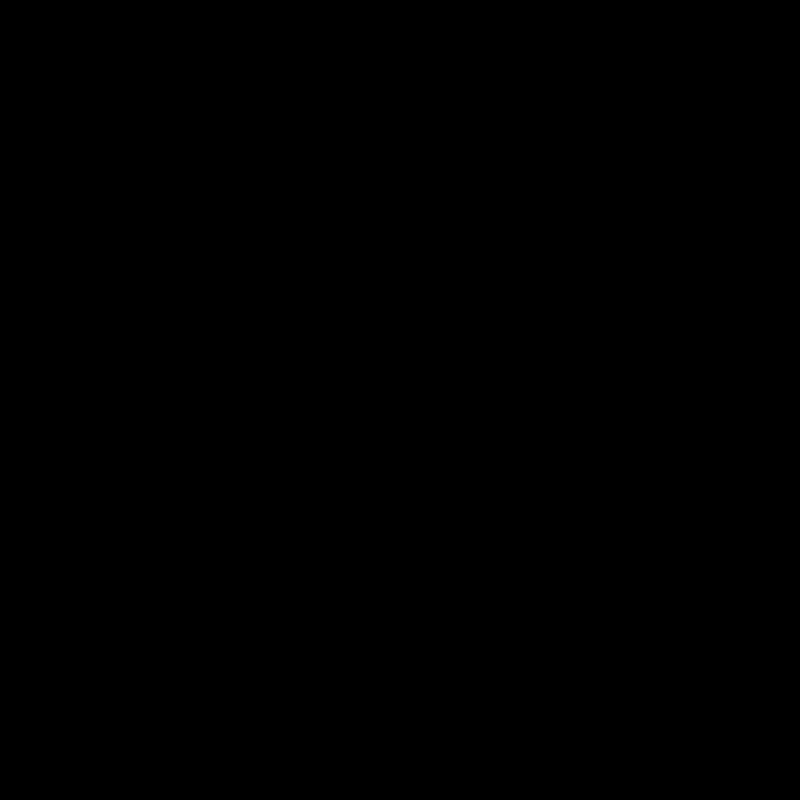
Frame 1 (no input)
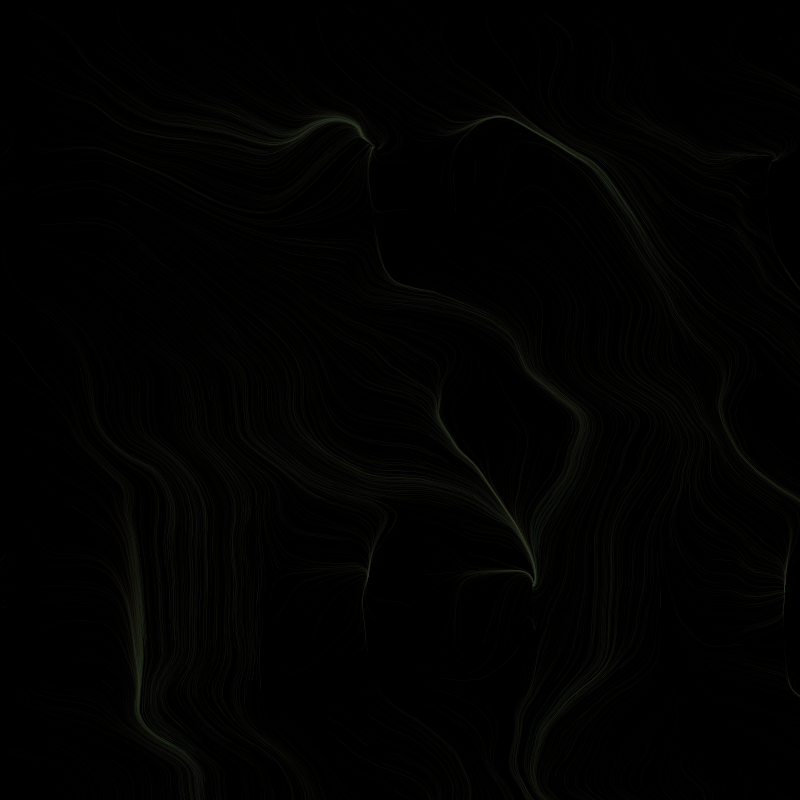
Frame 60 (the mouse pressed at the canvas centre just before this capture)
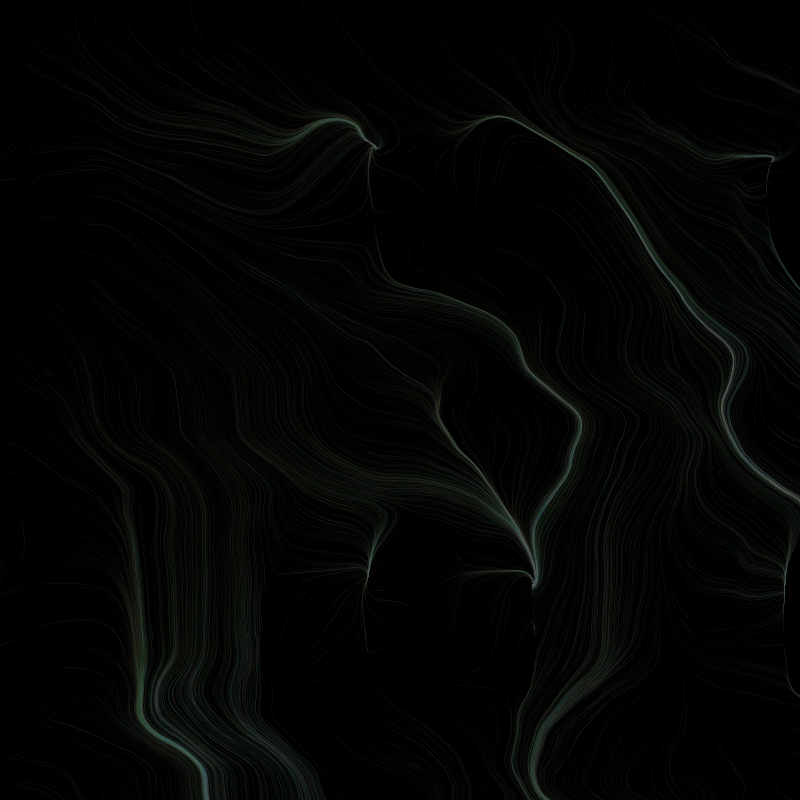
Frame 120 (the mouse held since frame 60 and released just before this capture)

The Processing sketch that drew these frames (run headless with seeded random() and noise(); from frame 60 on, the mouse is pressed at the canvas centre):

// Processing sketch: waves
// ── waves.pde
/**
 Input sketch 04
 
 This code is a processing-java version of Teng Robin's "Waves" (November 18th 2018)
 Available here: https://openprocessing.org/sketch/1744608
 */

int __nmobiles = 4000; // min:1000 max:20000
Mobile[] mobiles;

float __noisescale = 0.08; // min:0.05 max:0.1

float a1, a2, a3, a4, a5;
float __amax = 2; // min:0.5 max:3
int __colorMin = 50; // min:0 max:50
int __colorMax = 360; // min:50 max:360

void setup() {
  size(800, 800);
  background(0);
  noFill();
  colorMode(HSB, 360, 255, 255, 255);
  strokeWeight(0.1);
  reset();
}

void reset() {
  noiseDetail(int(random(1, 5)));
  a1 = random(1, __amax);
  a2 = random(1, __amax);
  a3 = random(1, __amax);
  a4 = random(1, __amax);
  a5 = 10;
  mobiles = new Mobile[__nmobiles];
  for (int i = 0; i < __nmobiles; i++) {
    mobiles[i] = new Mobile(i);
  }
}

void draw() {
  for (int i = 0; i < __nmobiles; i++) {
    mobiles[i].run();
  }
}

class Mobile {
  int index;
  PVector velocity;
  PVector acceleration;
  PVector position0;
  PVector position;
  float trans;
  float hu;
  float sat;
  float bri;

  Mobile(int index) {
    this.index = index;
    this.velocity = new PVector(200, 200, 200);
    this.acceleration = new PVector(200, 200, 200);
    this.position0 = new PVector(random(0, width), random(0, height), random(0, sin(height)));
    this.position = this.position0.copy();
    this.trans = random(__colorMin, __colorMax);
    this.hu = (noise(a1*cos(PI*this.position.x/width), a1*sin(PI*this.position.y/height)) * 720) % random(360);
    this.sat = noise(a2*sin(PI*this.position.x/width), a2*sin(PI*this.position.y/height)) * 255;
    this.bri = noise(a3*cos(PI*this.position.x/width), a3*cos(PI*this.position.y/height)) * 255;
  }

  void run() {
    update();
    display();
  }

  void update() {
    this.velocity.set(1 - 2 * noise(a4 + a2 * sin(TWO_PI * this.position.x / width),
      a4 + a2 * sin(TWO_PI * this.position.y / height)),
      1 - 2 * noise(a2 + a3 * cos(TWO_PI * this.position.x / width),
      a4 + a3 * cos(TWO_PI * this.position.y / height)));
    this.velocity.mult(a5);
    this.velocity.rotate(sin(100) * noise(a4 + a3 * sin(TWO_PI * this.position.x / width)));
    this.position0 = this.position.copy();
    this.position.add(this.velocity);
  }

  void display() {
    
    stroke((frameCount * 1.8) % this.trans, millis() % this.trans, frameCount % this.trans, this.trans % 255);
    line(this.position0.x, this.position0.y, this.position.x, this.position.y);

    if (this.position.x > width || this.position.x < 0 || this.position.y > height || this.position.y < 0) {
      this.position0 = new PVector(random(0, width), random(0, height), random(0, height*width));
      this.position = this.position0.copy();
    }
  }
}
